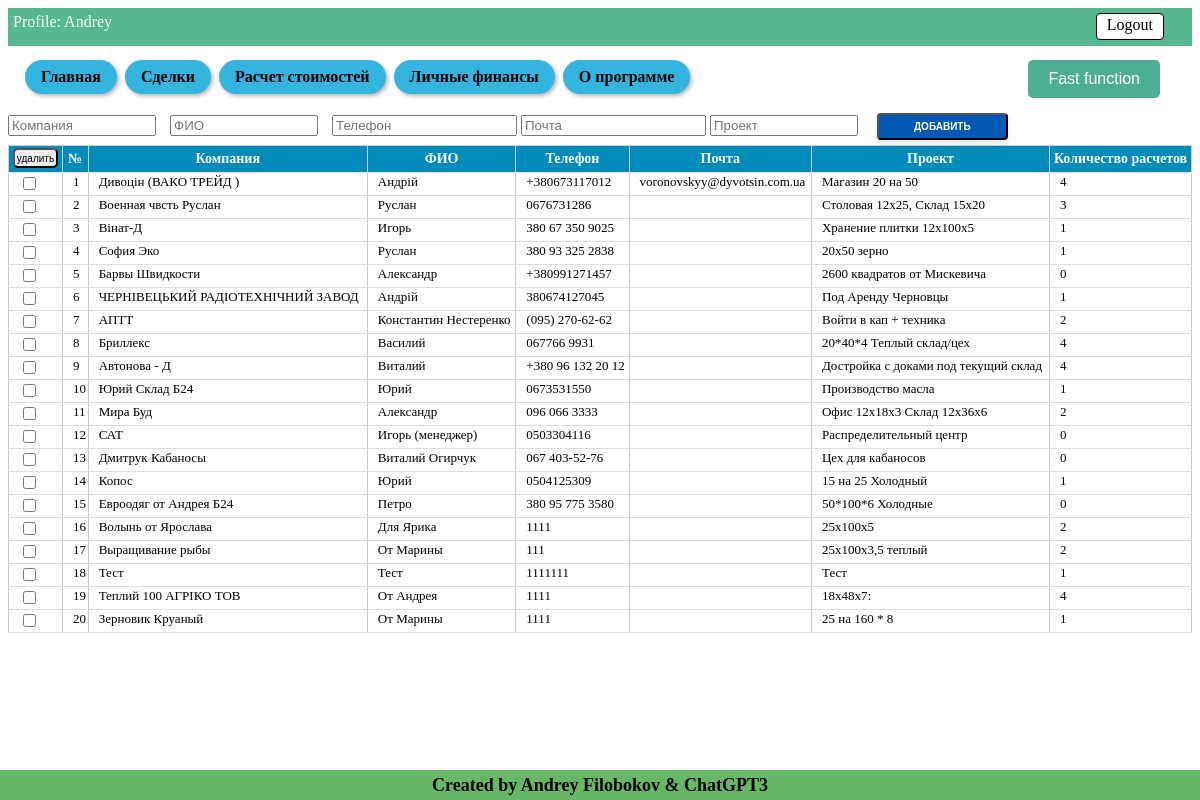
Screenshot of /leads (signed in) with the database file from the repository.
### tables this page shows
CREATE TABLE users (
id integer PRIMARY KEY AUTOINCREMENT,
name text NOT NULL,
email text NOT NULL,
psw text NOT NULL
);

CREATE TABLE lead (id integer PRIMARY KEY AUTOINCREMENT, unique_ID TEXT, company text NOT NULL, name text NOT NULL, phone text NOT NULL, mail text NOT NULL, project text NOT NULL, amount_calc INTEGER DEFAULT (0), job_title text NOT NULL, price text NOT NULL, profit text NOT NULL, user_email TEXT, product TEXT, comments_history TEXT, event TEXT, Layout BLOB, Offers BLOB);

### Saleshelp.py (the view, shortened to what this page needs)
@app.route('/leads', methods=["POST", "GET"])
@login_required
def leads():
    dbase = FDataBase(get_db())
    get_new_lead = dbase.get_info_records('lead', current_user.get_user_email())
    get_new_lead = [ [row[column_name] for column_name in row.keys()] for row in get_new_lead]
    for lead in get_new_lead:
        amount_calc = dbase.get_amount_records('my_warehouse', 'lead_ID', lead[0])
        dbase.update_record("lead", 'id', lead[0], {'amount_calc': amount_calc})
        lead[7] = amount_calc
    return render_template('leads.html', title='My LEADS', menu=menu,
                           title_table_leads=title_table_leads,
                           get_new_lead=get_new_lead,
                           current_user=current_user.get_user_name(),
                           )

### Saleshelp.py (called while the page is built)
def connect_db():
    conn = sqlite3.connect(app.config['DATABASE'])
    conn.row_factory = sqlite3.Row
    return conn

def get_db():
    if not hasattr(g, 'link_db'):
        g.link_db = connect_db()
    return g.link_db

@login_manager.user_loader
def load_user(user_id):
    dbase = FDataBase(get_db())
    return UserLogin().fromDB(user_id, dbase)

### Utils/FDataBase.py (called while the page is built)
    def get_info_records(self, name_tabl, user_email, *args):
        query = ''
        if len(args) > 0:
            for column, value in args:
                query += f" AND {column} = '{value}' AND "
            query = query.rstrip(' AND')
        sql = f"SELECT * FROM {name_tabl} WHERE user_email = '{user_email}'{query}"
        try:
            self.__cur.execute(sql)
            res = self.__cur.fetchall()
            if res:
                return res
        except:
            print("Ошибка чтения из БД")
        return []

    def get_user(self, user_id):
        try:
            self.__cur.execute(f"SELECT * FROM users WHERE id = {user_id} LIMIT 1")
            res = self.__cur.fetchone()
            if not res:
                print("Пользователь не найден")
                return False
            return res
        except sqlite3.Error as e:
            print("Ошибка получения данных из БД " + str(e))
        return False

    def update_record(self, name_table, title_column, vol_column, new_columns_values):
        new_val = ''
        for title, values in new_columns_values.items():
            new_val = new_val + title
            if type(values) == int:
                new_val = new_val + '=' + str(values) + ', '
            else:
                new_val = new_val + '=' + f"'{values}'" + ', '
        new_val = new_val.rstrip(', ')
        try:
            self.__cur.execute(f"UPDATE {name_table} SET {new_val} WHERE {title_column}={vol_column}")
            self.__db.commit()
            return True
        except sqlite3.Error as e:
            print(f"Ошибка обновления записи {vol_column} в БД {name_table} " + str(e))
            return False

    def get_amount_records(self, name_table, name_column, value_cell):
        try:
            self.__cur.execute(f"SELECT COUNT(*) FROM {name_table} WHERE {name_column} = '{value_cell}'")
            records = self.__cur.fetchone()[0]
            return records
        except sqlite3.Error as e:
            print("Ошибка получения записей из БД " + str(e))
            return False

### Utils/UserLogin.py (called while the page is built)
    def get_user_name(self):
        return str(self.__user['name'])

### templates/leads.html (shortened to what this page needs)
{% extends 'base.html' %}
{% block information %}
Profile: {{ current_user }} <a href="{{url_for('logout')}}" class="button-logout"> Logout </a>
{% endblock %}
{% block content %}
<form action="{{url_for('leads')}}" method="POST" id="add-leads-table" class="form-table-leads">
  <div class="input-leads">
    {% for l in title_table_leads[:5] %}
    <input type="{{ l.type }}" id="{{l.name}}" name="{{l.name}}" placeholder="{{l.placeholder}}"
          {% if l.name !='mail' %} required {% endif %}>
    {% endfor %}
    <input type="submit" name="button-add-lead" value="Добавить" />
  </div>
</form>
<form action="{{url_for('leads')}}" method="POST">
  <table id="my-table">
    <thead>
      <tr>
        <th class="button-delete-lead-th">
          <input type="submit" name="button-delete-lead" value="удалить" class="button-delete-lead">
        </th>
        <th>№</th>
        {% for title_col in title_table_leads %}
        <th>{{ title_col.placeholder }}</th>
        {% endfor %}
      </tr>
    </thead>
    <tbody class="table-result">
      {% for row in get_new_lead %}
      <tr>
        <td><input type="checkbox" name="check-lead" id="check-lead" value="{{ row[0] }}"></td>
        <td><a href="{{ url_for('show_info_lead', alias=row[2] ) }}">{{ get_new_lead.index(row)+1 }}</a></td>
        {% for cell in row[2:8] %}
        <td><a href="{{ url_for('show_info_lead', alias=row[2] ) }}">{{ cell }}</a></td>
        {% endfor %}
      </tr>
      {% endfor %}
    </tbody>
  </table>
</form>
{% endblock %}

### static/css/style.css (style rules this page uses)
table { width: 90%; border-collapse: collapse; margin-bottom: 10px; }
th { background-color: #a7a1a1; font-weight: bold; }
td, th { padding: 5px; text-align: center; border: 1px solid #ccc; }
.button-logout { float: right; margin-right: 23px; }
.button-logout { padding-bottom: 5px; padding-top: 2px; padding-left: 10px; padding-right: 10px; background-color: #fff; color: #000; text-decoration: none; border: 1px solid #000; border-radius: 4px; }
.input-leads { white-space: nowrap; }
#add-leads-table input[type="text"] { display: inline-block; width: 140px; margin-right: 10px; }
#add-leads-table input[type="submit"] { display: inline-block; padding: 6px 35px; border-radius: 4px; margin: 5px; font-size: 10px; font-weight: 600; text-decoration: none; text-transform: uppercase; color: #fff; background-color: #005ab5; box-shadow: 0 4px 6px rgba(0, 0, 0, 0.1); cursor: pointer; }
.button-delete-lead-th { padding: 0px; width: 20px; white-space: nowrap; }
.button-delete-lead { width: 45px; height: 20px; border-radius: 1px; font-size: 10px; padding: 0; border-radius: 5px; margin-bottom: 2px; margin-left: 2px; margin-right: 2px; }
#my-table { border-collapse: collapse; width: 100%; }
#my-table th { background-color: #008CBA; color: white; font-weight: bold; padding: 2px; border-bottom: 1px solid #ddd; font-size: 14px; }
#my-table td { border-bottom: 1px solid #ddd; padding: 1px; padding-left: 10px; text-align: left; font-size: 13px; vertical-align: top; background-color: white; }
table td a { text-decoration: none; color: inherit; }

### rows the page displays
users: name "Andrey"
lead: get_new_lead "1", company "Дивоцін (ВАКО ТРЕЙД )", name "Андрій", phone "+380673117012", mail "voronovskyy@dyvotsin.com.ua", project "Магазин 20 на 50", 8 "4"
lead: get_new_lead "2", company "Военная чвсть Руслан", name "Руслан", phone "0676731286", project "Столовая 12х25, Склад 15х20", 8 "3"
lead: get_new_lead "3", company "Вінат-Д", name "Игорь", phone "380 67 350 9025", project "Хранение плитки 12х100х5", 8 "1"
lead: get_new_lead "4", company "София Эко", name "Руслан", phone "380 93 325 2838", project "20х50 зерно", 8 "1"
lead: get_new_lead "5", company "Барвы Швидкости", name "Александр", phone "+380991271457", project "2600 квадратов от Мискевича", 8 "0"
lead: get_new_lead "6", company "ЧЕРНІВЕЦЬКИЙ РАДІОТЕХНІЧНИЙ ЗАВОД", name "Андрій", phone "380674127045", project "Под Аренду Черновцы", 8 "1"
lead: get_new_lead "7", company "АПТТ", name "Константин Нестеренко", phone "(095) 270-62-62", project "Войти в кап + техника", 8 "2"
lead: get_new_lead "8", company "Бриллекс", name "Василий", phone "067766 9931", project "20*40*4 Теплый склад/цех", 8 "4"
lead: get_new_lead "9", company "Автонова - Д", name "Виталий", phone "+380 96 132 20 12", project "Достройка с доками под текущий склад", 8 "4"
lead: get_new_lead "10", company "Юрий Склад Б24", name "Юрий", phone "0673531550", project "Производство масла", 8 "1"
lead: get_new_lead "11", company "Мира Буд", name "Александр", phone "096 066 3333", project "Офис 12х18х3 Склад 12х36х6", 8 "2"
lead: get_new_lead "12", company "САТ", name "Игорь (менеджер)", phone "0503304116", project "Распределительный центр", 8 "0"
lead: get_new_lead "13", company "Дмитрук Кабаносы", name "Виталий Огирчук", phone "067 403-52-76", project "Цех для кабаносов", 8 "0"
lead: get_new_lead "14", company "Копос", name "Юрий", phone "0504125309", project "15 на 25 Холодный", 8 "1"
lead: get_new_lead "15", company "Евроодяг от Андрея Б24", name "Петро", phone "380 95 775 3580", project "50*100*6 Холодные", 8 "0"
lead: get_new_lead "16", company "Волынь от Ярослава", name "Для Ярика", phone "1111", project "25х100х5", 8 "2"
lead: get_new_lead "17", company "Выращивание рыбы", name "От Марины", phone "111", project "25х100х3,5 теплый", 8 "2"
lead: get_new_lead "18", company "Тест", name "Тест", phone "1111111", project "Тест", 8 "1"
lead: get_new_lead "19", company "Теплий 100 АГРІКО ТОВ", name "От Андрея", phone "1111", project "18х48х7:", 8 "4"
lead: get_new_lead "20", company "Зерновик Круаный", name "От Марины", phone "1111", project "25 на 160 * 8", 8 "1"

### other values shown
{{ m.name }} "Главная" "Сделки" "Расчет стоимостей" "Личные финансы" "О программе"
{{ title_col.placeholder }} "Компания" "ФИО" "Телефон" "Почта" "Проект" "Количество расчетов"
